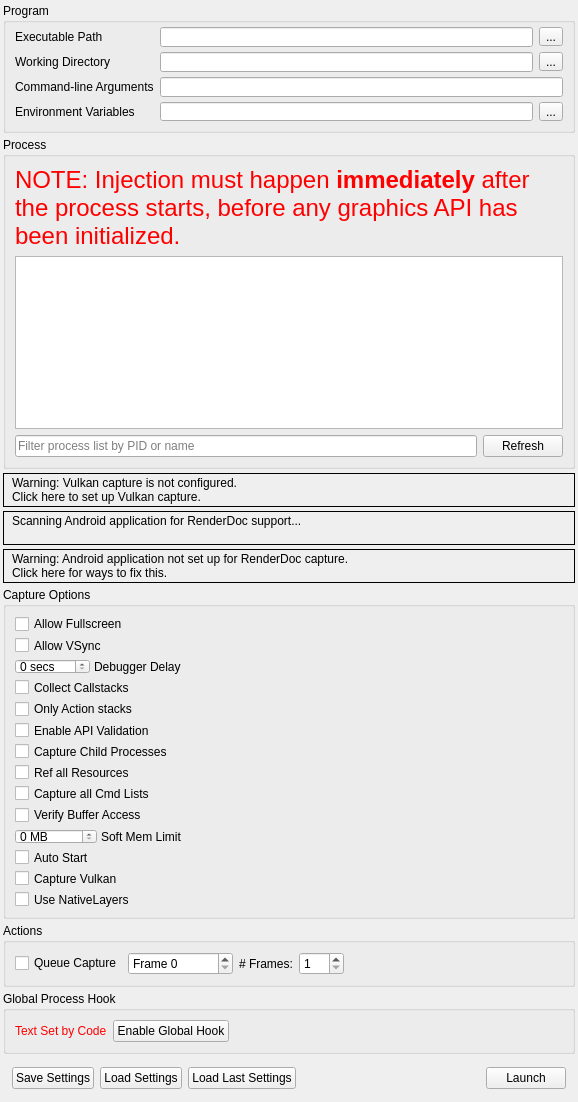
<?xml version="1.0" encoding="UTF-8"?>
<ui version="4.0">
 <class>CaptureDialog</class>
 <widget class="QFrame" name="CaptureDialog">
  <property name="geometry">
   <rect>
    <x>0</x>
    <y>0</y>
    <width>578</width>
    <height>1025</height>
   </rect>
  </property>
  <property name="windowTitle">
   <string>Launch Application</string>
  </property>
  <layout class="QVBoxLayout" name="verticalLayout">
   <property name="spacing">
    <number>4</number>
   </property>
   <property name="leftMargin">
    <number>3</number>
   </property>
   <property name="topMargin">
    <number>3</number>
   </property>
   <property name="rightMargin">
    <number>3</number>
   </property>
   <property name="bottomMargin">
    <number>3</number>
   </property>
   <item>
    <widget class="QGroupBox" name="exeGroup">
     <property name="sizePolicy">
      <sizepolicy hsizetype="Preferred" vsizetype="Minimum">
       <horstretch>0</horstretch>
       <verstretch>0</verstretch>
      </sizepolicy>
     </property>
     <property name="minimumSize">
      <size>
       <width>250</width>
       <height>130</height>
      </size>
     </property>
     <property name="title">
      <string>Program</string>
     </property>
     <layout class="QGridLayout" name="gridLayout">
      <property name="topMargin">
       <number>4</number>
      </property>
      <item row="0" column="0">
       <widget class="QLabel" name="exePathLabel">
        <property name="toolTip">
         <string>Browse for an executable file</string>
        </property>
        <property name="text">
         <string>Executable Path</string>
        </property>
       </widget>
      </item>
      <item row="0" column="2">
       <widget class="RDLineEdit" name="exePath">
        <property name="minimumSize">
         <size>
          <width>0</width>
          <height>20</height>
         </size>
        </property>
        <property name="toolTip">
         <string>Browse for an executable file</string>
        </property>
       </widget>
      </item>
      <item row="0" column="3">
       <widget class="QToolButton" name="exePathBrowse">
        <property name="toolTip">
         <string>Browse for an executable file</string>
        </property>
        <property name="text">
         <string>...</string>
        </property>
       </widget>
      </item>
      <item row="1" column="0">
       <widget class="QLabel" name="workDirLabel">
        <property name="toolTip">
         <string>Browse for a working directory</string>
        </property>
        <property name="text">
         <string>Working Directory</string>
        </property>
       </widget>
      </item>
      <item row="1" column="2">
       <widget class="RDLineEdit" name="workDirPath">
        <property name="minimumSize">
         <size>
          <width>0</width>
          <height>20</height>
         </size>
        </property>
        <property name="toolTip">
         <string>Browse for a working directory</string>
        </property>
       </widget>
      </item>
      <item row="1" column="3">
       <widget class="QToolButton" name="workDirBrowse">
        <property name="toolTip">
         <string>Browse for a working directory</string>
        </property>
        <property name="text">
         <string>...</string>
        </property>
       </widget>
      </item>
      <item row="2" column="0">
       <widget class="QLabel" name="cmdLineLabel">
        <property name="toolTip">
         <string>The command-line that will be passed to the executable on launch</string>
        </property>
        <property name="text">
         <string>Command-line Arguments</string>
        </property>
       </widget>
      </item>
      <item row="2" column="2" colspan="2">
       <widget class="RDLineEdit" name="cmdline">
        <property name="minimumSize">
         <size>
          <width>0</width>
          <height>20</height>
         </size>
        </property>
        <property name="toolTip">
         <string>The command-line that will be passed to the executable on launch</string>
        </property>
       </widget>
      </item>
      <item row="3" column="0">
       <widget class="QLabel" name="envVarLabel">
        <property name="toolTip">
         <string>The environment variables for the executable</string>
        </property>
        <property name="text">
         <string>Environment Variables</string>
        </property>
       </widget>
      </item>
      <item row="3" column="2">
       <widget class="QLineEdit" name="envVar">
        <property name="toolTip">
         <string>The environment variables for the executable</string>
        </property>
        <property name="readOnly">
         <bool>true</bool>
        </property>
       </widget>
      </item>
      <item row="3" column="3">
       <widget class="QToolButton" name="envVarEdit">
        <property name="toolTip">
         <string>The environment variables for the executable</string>
        </property>
        <property name="text">
         <string>...</string>
        </property>
       </widget>
      </item>
     </layout>
    </widget>
   </item>
   <item>
    <widget class="QGroupBox" name="injectGroup">
     <property name="sizePolicy">
      <sizepolicy hsizetype="Preferred" vsizetype="Expanding">
       <horstretch>0</horstretch>
       <verstretch>100</verstretch>
      </sizepolicy>
     </property>
     <property name="minimumSize">
      <size>
       <width>250</width>
       <height>260</height>
      </size>
     </property>
     <property name="title">
      <string>Process</string>
     </property>
     <layout class="QGridLayout" name="gridLayout_2">
      <item row="0" column="0" colspan="2">
       <widget class="QLabel" name="processWarning">
        <property name="palette">
         <palette>
          <active>
           <colorrole role="WindowText">
            <brush brushstyle="SolidPattern">
             <color alpha="255">
              <red>255</red>
              <green>0</green>
              <blue>0</blue>
             </color>
            </brush>
           </colorrole>
          </active>
          <inactive>
           <colorrole role="WindowText">
            <brush brushstyle="SolidPattern">
             <color alpha="255">
              <red>255</red>
              <green>0</green>
              <blue>0</blue>
             </color>
            </brush>
           </colorrole>
          </inactive>
          <disabled>
           <colorrole role="WindowText">
            <brush brushstyle="SolidPattern">
             <color alpha="255">
              <red>106</red>
              <green>104</green>
              <blue>100</blue>
             </color>
            </brush>
           </colorrole>
          </disabled>
         </palette>
        </property>
        <property name="font">
         <font>
          <pointsize>18</pointsize>
         </font>
        </property>
        <property name="text">
         <string>NOTE: Injection must happen &lt;b&gt;immediately&lt;/b&gt; after the process starts, before any graphics API has been initialized.</string>
        </property>
        <property name="wordWrap">
         <bool>true</bool>
        </property>
       </widget>
      </item>
      <item row="1" column="0" colspan="2">
       <widget class="QTreeView" name="processList">
        <property name="sizePolicy">
         <sizepolicy hsizetype="Preferred" vsizetype="Expanding">
          <horstretch>0</horstretch>
          <verstretch>0</verstretch>
         </sizepolicy>
        </property>
        <property name="minimumSize">
         <size>
          <width>0</width>
          <height>100</height>
         </size>
        </property>
        <property name="editTriggers">
         <set>QAbstractItemView::NoEditTriggers</set>
        </property>
        <property name="indentation">
         <number>0</number>
        </property>
        <property name="rootIsDecorated">
         <bool>false</bool>
        </property>
        <property name="itemsExpandable">
         <bool>false</bool>
        </property>
        <property name="sortingEnabled">
         <bool>true</bool>
        </property>
       </widget>
      </item>
      <item row="2" column="0">
       <widget class="QLineEdit" name="processFilter">
        <property name="placeholderText">
         <string>Filter process list by PID or name</string>
        </property>
       </widget>
      </item>
      <item row="2" column="1">
       <widget class="QPushButton" name="processRefesh">
        <property name="text">
         <string>Refresh</string>
        </property>
       </widget>
      </item>
     </layout>
    </widget>
   </item>
   <item>
    <widget class="RDLabel" name="vulkanLayerWarn">
     <property name="cursor">
      <cursorShape>PointingHandCursor</cursorShape>
     </property>
     <property name="frameShape">
      <enum>QFrame::Box</enum>
     </property>
     <property name="text">
      <string>&lt;html&gt;&lt;head/&gt;&lt;body&gt;&lt;table&gt;&lt;tr&gt;&lt;td valign=&quot;middle&quot;&gt;&lt;img width=&quot;16&quot; src=&quot;:/information.png&quot;/&gt;&lt;/td&gt;&lt;td&gt;&lt;p&gt;Warning: Vulkan capture is not configured.&lt;br/&gt;Click here to set up Vulkan capture.&lt;/p&gt;&lt;/td&gt;&lt;/tr&gt;&lt;/table&gt;&lt;/body&gt;&lt;/html&gt;</string>
     </property>
     <property name="textFormat">
      <enum>Qt::RichText</enum>
     </property>
     <property name="margin">
      <number>3</number>
     </property>
    </widget>
   </item>
   <item>
    <widget class="RDLabel" name="androidScan">
     <property name="cursor">
      <cursorShape>PointingHandCursor</cursorShape>
     </property>
     <property name="frameShape">
      <enum>QFrame::Box</enum>
     </property>
     <property name="text">
      <string>&lt;html&gt;&lt;head/&gt;&lt;body&gt;&lt;table&gt;&lt;tr&gt;&lt;td valign=&quot;middle&quot;&gt;&lt;img width=&quot;16&quot; src=&quot;:/information.png&quot;/&gt;&lt;/td&gt;&lt;td valign=&quot;middle&quot;&gt;&lt;p&gt;Scanning Android application for RenderDoc support...&lt;br/&gt;&lt;/p&gt;&lt;/td&gt;&lt;/tr&gt;&lt;/table&gt;&lt;/body&gt;&lt;/html&gt;</string>
     </property>
     <property name="textFormat">
      <enum>Qt::RichText</enum>
     </property>
     <property name="margin">
      <number>3</number>
     </property>
    </widget>
   </item>
   <item>
    <widget class="RDLabel" name="androidWarn">
     <property name="cursor">
      <cursorShape>PointingHandCursor</cursorShape>
     </property>
     <property name="frameShape">
      <enum>QFrame::Box</enum>
     </property>
     <property name="text">
      <string>&lt;html&gt;&lt;head/&gt;&lt;body&gt;&lt;table&gt;&lt;tr&gt;&lt;td valign=&quot;middle&quot;&gt;&lt;img width=&quot;16&quot; src=&quot;:/information.png&quot;/&gt;&lt;/td&gt;&lt;td&gt;&lt;p&gt;Warning: Android application not set up for RenderDoc capture.&lt;br/&gt;Click here for ways to fix this.&lt;/p&gt;&lt;/td&gt;&lt;/tr&gt;&lt;/table&gt;&lt;/body&gt;&lt;/html&gt;</string>
     </property>
     <property name="textFormat">
      <enum>Qt::RichText</enum>
     </property>
     <property name="margin">
      <number>3</number>
     </property>
    </widget>
   </item>
   <item>
    <widget class="QGroupBox" name="optionsGroup">
     <property name="sizePolicy">
      <sizepolicy hsizetype="Preferred" vsizetype="Minimum">
       <horstretch>0</horstretch>
       <verstretch>0</verstretch>
      </sizepolicy>
     </property>
     <property name="title">
      <string>Capture Options</string>
     </property>
     <layout class="QVBoxLayout" name="verticalLayout_2">
      <item>
       <widget class="QCheckBox" name="AllowFullscreen">
        <property name="toolTip">
         <string>Allows the application to switch to full-screen mode</string>
        </property>
        <property name="text">
         <string>Allow Fullscreen</string>
        </property>
       </widget>
      </item>
      <item>
       <widget class="QCheckBox" name="AllowVSync">
        <property name="toolTip">
         <string>Allows the application to enable v-sync</string>
        </property>
        <property name="text">
         <string>Allow VSync</string>
        </property>
       </widget>
      </item>
      <item>
       <widget class="QFrame" name="DebuggerDelayFrame">
        <property name="sizePolicy">
         <sizepolicy hsizetype="Fixed" vsizetype="Preferred">
          <horstretch>0</horstretch>
          <verstretch>0</verstretch>
         </sizepolicy>
        </property>
        <property name="frameShape">
         <enum>QFrame::NoFrame</enum>
        </property>
        <property name="frameShadow">
         <enum>QFrame::Plain</enum>
        </property>
        <layout class="QHBoxLayout" name="horizontalLayout_3">
         <property name="spacing">
          <number>4</number>
         </property>
         <property name="leftMargin">
          <number>0</number>
         </property>
         <property name="topMargin">
          <number>0</number>
         </property>
         <property name="rightMargin">
          <number>0</number>
         </property>
         <property name="bottomMargin">
          <number>0</number>
         </property>
         <item>
          <widget class="QDoubleSpinBox" name="DelayForDebugger">
           <property name="sizePolicy">
            <sizepolicy hsizetype="Minimum" vsizetype="Fixed">
             <horstretch>0</horstretch>
             <verstretch>0</verstretch>
            </sizepolicy>
           </property>
           <property name="minimumSize">
            <size>
             <width>40</width>
             <height>0</height>
            </size>
           </property>
           <property name="toolTip">
            <string>Pauses for N seconds after launching the process, to allow a debugger to attach</string>
           </property>
           <property name="suffix">
            <string comment="seconds"> secs</string>
           </property>
           <property name="decimals">
            <number>0</number>
           </property>
           <property name="maximum">
            <double>120.000000000000000</double>
           </property>
           <property name="value">
            <double>0.000000000000000</double>
           </property>
          </widget>
         </item>
         <item>
          <widget class="QLabel" name="DebuggerDelayLabel">
           <property name="sizePolicy">
            <sizepolicy hsizetype="Fixed" vsizetype="Preferred">
             <horstretch>0</horstretch>
             <verstretch>0</verstretch>
            </sizepolicy>
           </property>
           <property name="toolTip">
            <string>Pauses for N seconds after launching the process, to allow a debugger to attach</string>
           </property>
           <property name="text">
            <string>Debugger Delay</string>
           </property>
          </widget>
         </item>
        </layout>
       </widget>
      </item>
      <item>
       <widget class="QCheckBox" name="CaptureCallstacks">
        <property name="toolTip">
         <string>Collect a callstack on every API call</string>
        </property>
        <property name="text">
         <string>Collect Callstacks</string>
        </property>
       </widget>
      </item>
      <item>
       <widget class="QCheckBox" name="CaptureCallstacksOnlyActions">
        <property name="toolTip">
         <string>Only collect callstacks on actions (draws, dispatches, clears, copies, etc)</string>
        </property>
        <property name="text">
         <string>Only Action stacks</string>
        </property>
       </widget>
      </item>
      <item>
       <widget class="QCheckBox" name="APIValidation">
        <property name="toolTip">
         <string>Initialise the graphics API with built-in validation enabled - allows capturing and reading of errors and warnings generated by the API's own debugging system</string>
        </property>
        <property name="text">
         <string>Enable API Validation</string>
        </property>
       </widget>
      </item>
      <item>
       <widget class="QCheckBox" name="HookIntoChildren">
        <property name="toolTip">
         <string>Hook into child processes - useful with launchers or similar intermediate processes</string>
        </property>
        <property name="text">
         <string>Capture Child Processes</string>
        </property>
       </widget>
      </item>
      <item>
       <widget class="QCheckBox" name="RefAllResources">
        <property name="toolTip">
         <string>Consider all resources to be included, even if unused in the capture frame</string>
        </property>
        <property name="text">
         <string>Ref all Resources</string>
        </property>
       </widget>
      </item>
      <item>
       <widget class="QCheckBox" name="CaptureAllCmdLists">
        <property name="toolTip">
         <string>When enabled, all deferred command lists will be saved even while idling. This has an overhead but ensures if you hold onto a list it will be captured.</string>
        </property>
        <property name="text">
         <string>Capture all Cmd Lists</string>
        </property>
       </widget>
      </item>
      <item>
       <widget class="QCheckBox" name="VerifyBufferAccess">
        <property name="toolTip">
         <string>When enabled, verify some buffer access on OpenGL and D3D11. This initialises buffers with undefined contents on creation to 0xdddddddd instead of 0x0, and verifies that Map() bounds are not overrun.</string>
        </property>
        <property name="text">
         <string>Verify Buffer Access</string>
        </property>
       </widget>
      </item>
      <item>
       <widget class="QFrame" name="SoftMemoryLimitFrame">
        <property name="sizePolicy">
         <sizepolicy hsizetype="Fixed" vsizetype="Preferred">
          <horstretch>0</horstretch>
          <verstretch>0</verstretch>
         </sizepolicy>
        </property>
        <property name="frameShape">
         <enum>QFrame::NoFrame</enum>
        </property>
        <property name="frameShadow">
         <enum>QFrame::Plain</enum>
        </property>
        <layout class="QHBoxLayout" name="SoftMemoryLimitLayout">
         <property name="spacing">
          <number>4</number>
         </property>
         <property name="leftMargin">
          <number>0</number>
         </property>
         <property name="topMargin">
          <number>0</number>
         </property>
         <property name="rightMargin">
          <number>0</number>
         </property>
         <property name="bottomMargin">
          <number>0</number>
         </property>
         <item>
          <widget class="QDoubleSpinBox" name="SoftMemoryLimit">
           <property name="sizePolicy">
            <sizepolicy hsizetype="Minimum" vsizetype="Fixed">
             <horstretch>0</horstretch>
             <verstretch>0</verstretch>
            </sizepolicy>
           </property>
           <property name="minimumSize">
            <size>
             <width>40</width>
             <height>0</height>
            </size>
           </property>
           <property name="toolTip">
            <string>Specifies a soft memory limit which some APIs may use to limit graphics memory use and use disk space instead for storing temporary data.</string>
           </property>
           <property name="suffix">
            <string comment="seconds"> MB</string>
           </property>
           <property name="decimals">
            <number>0</number>
           </property>
           <property name="maximum">
            <double>99999.000000000000000</double>
           </property>
           <property name="value">
            <double>0.000000000000000</double>
           </property>
          </widget>
         </item>
         <item>
          <widget class="QLabel" name="SoftMemoryLimitLabel">
           <property name="sizePolicy">
            <sizepolicy hsizetype="Fixed" vsizetype="Preferred">
             <horstretch>0</horstretch>
             <verstretch>0</verstretch>
            </sizepolicy>
           </property>
           <property name="toolTip">
            <string>Specifies a soft memory limit which some APIs may use to limit graphics memory use and use disk space instead for storing temporary data.</string>
           </property>
           <property name="text">
            <string>Soft Mem Limit</string>
           </property>
          </widget>
         </item>
        </layout>
       </widget>
      </item>
      <item>
       <widget class="QCheckBox" name="AutoStart">
        <property name="toolTip">
         <string>If these capture settings are saved &amp; run, auto start the capture instantly on load</string>
        </property>
        <property name="text">
         <string>Auto Start</string>
        </property>
       </widget>
      </item>
      <item>
       <widget class="QCheckBox" name="CaptureVulkan">
        <property name="toolTip">
         <string>Capture Vulkan</string>
        </property>
        <property name="text">
         <string>Capture Vulkan</string>
        </property>
       </widget>
      </item>
      <item>
       <widget class="QCheckBox" name="UseNativeLayers">
        <property name="toolTip">
         <string>Use NativeLayers</string>
        </property>
        <property name="text">
         <string>Use NativeLayers</string>
        </property>
       </widget>
      </item>
     </layout>
    </widget>
   </item>
   <item>
    <widget class="QGroupBox" name="actionGroup">
     <property name="sizePolicy">
      <sizepolicy hsizetype="Preferred" vsizetype="Minimum">
       <horstretch>0</horstretch>
       <verstretch>0</verstretch>
      </sizepolicy>
     </property>
     <property name="title">
      <string>Actions</string>
     </property>
     <layout class="QHBoxLayout" name="horizontalLayout_5">
      <item>
       <widget class="QCheckBox" name="queueFrameCap">
        <property name="text">
         <string>Queue Capture</string>
        </property>
       </widget>
      </item>
      <item>
       <widget class="QDoubleSpinBox" name="queuedFrame">
        <property name="sizePolicy">
         <sizepolicy hsizetype="Fixed" vsizetype="Fixed">
          <horstretch>0</horstretch>
          <verstretch>0</verstretch>
         </sizepolicy>
        </property>
        <property name="prefix">
         <string comment="Frame number" extracomment="To Capture">Frame </string>
        </property>
        <property name="suffix">
         <string/>
        </property>
        <property name="decimals">
         <number>0</number>
        </property>
        <property name="minimum">
         <double>0.000000000000000</double>
        </property>
        <property name="maximum">
         <double>4294967296.000000000000000</double>
        </property>
       </widget>
      </item>
      <item>
       <widget class="QLabel" name="numFramesLabel">
        <property name="sizePolicy">
         <sizepolicy hsizetype="Preferred" vsizetype="Preferred">
          <horstretch>0</horstretch>
          <verstretch>0</verstretch>
         </sizepolicy>
        </property>
        <property name="text">
         <string># Frames:</string>
        </property>
       </widget>
      </item>
      <item>
       <widget class="QDoubleSpinBox" name="numFrames">
        <property name="minimumSize">
         <size>
          <width>45</width>
          <height>0</height>
         </size>
        </property>
        <property name="decimals">
         <number>0</number>
        </property>
        <property name="minimum">
         <double>1.000000000000000</double>
        </property>
        <property name="maximum">
         <double>10.000000000000000</double>
        </property>
       </widget>
      </item>
      <item>
       <spacer name="ActionsSpacer">
        <property name="orientation">
         <enum>Qt::Horizontal</enum>
        </property>
        <property name="sizeHint" stdset="0">
         <size>
          <width>596</width>
          <height>20</height>
         </size>
        </property>
       </spacer>
      </item>
     </layout>
    </widget>
   </item>
   <item>
    <widget class="QGroupBox" name="globalGroup">
     <property name="sizePolicy">
      <sizepolicy hsizetype="Preferred" vsizetype="Minimum">
       <horstretch>0</horstretch>
       <verstretch>0</verstretch>
      </sizepolicy>
     </property>
     <property name="title">
      <string>Global Process Hook</string>
     </property>
     <layout class="QHBoxLayout" name="horizontalLayout_2">
      <item>
       <widget class="QLabel" name="globalLabel">
        <property name="palette">
         <palette>
          <active>
           <colorrole role="WindowText">
            <brush brushstyle="SolidPattern">
             <color alpha="255">
              <red>255</red>
              <green>0</green>
              <blue>0</blue>
             </color>
            </brush>
           </colorrole>
          </active>
          <inactive>
           <colorrole role="WindowText">
            <brush brushstyle="SolidPattern">
             <color alpha="255">
              <red>255</red>
              <green>0</green>
              <blue>0</blue>
             </color>
            </brush>
           </colorrole>
          </inactive>
          <disabled>
           <colorrole role="WindowText">
            <brush brushstyle="SolidPattern">
             <color alpha="255">
              <red>106</red>
              <green>104</green>
              <blue>100</blue>
             </color>
            </brush>
           </colorrole>
          </disabled>
         </palette>
        </property>
        <property name="text">
         <string>Text Set by Code</string>
        </property>
       </widget>
      </item>
      <item>
       <widget class="QPushButton" name="toggleGlobal">
        <property name="text">
         <string>Enable Global Hook</string>
        </property>
        <property name="checkable">
         <bool>true</bool>
        </property>
        <property name="checked">
         <bool>false</bool>
        </property>
       </widget>
      </item>
      <item>
       <spacer name="globalSpacer">
        <property name="orientation">
         <enum>Qt::Horizontal</enum>
        </property>
        <property name="sizeHint" stdset="0">
         <size>
          <width>587</width>
          <height>20</height>
         </size>
        </property>
       </spacer>
      </item>
     </layout>
    </widget>
   </item>
   <item>
    <widget class="QFrame" name="buttonsFrame">
     <property name="sizePolicy">
      <sizepolicy hsizetype="Preferred" vsizetype="Minimum">
       <horstretch>0</horstretch>
       <verstretch>0</verstretch>
      </sizepolicy>
     </property>
     <property name="frameShape">
      <enum>QFrame::NoFrame</enum>
     </property>
     <property name="frameShadow">
      <enum>QFrame::Plain</enum>
     </property>
     <layout class="QHBoxLayout" name="horizontalLayout">
      <item>
       <widget class="QPushButton" name="saveSettings">
        <property name="toolTip">
         <string>Save these capture settings to file to load later</string>
        </property>
        <property name="text">
         <string>Save Settings</string>
        </property>
       </widget>
      </item>
      <item>
       <widget class="QPushButton" name="loadSettings">
        <property name="sizePolicy">
         <sizepolicy hsizetype="Minimum" vsizetype="Fixed">
          <horstretch>0</horstretch>
          <verstretch>0</verstretch>
         </sizepolicy>
        </property>
        <property name="toolTip">
         <string>Load a saved set of capture settings</string>
        </property>
        <property name="text">
         <string>Load Settings</string>
        </property>
       </widget>
      </item>
      <item>
       <widget class="QPushButton" name="loadLastCapture">
        <property name="sizePolicy">
         <sizepolicy hsizetype="Minimum" vsizetype="Fixed">
          <horstretch>0</horstretch>
          <verstretch>0</verstretch>
         </sizepolicy>
        </property>
        <property name="toolTip">
         <string>Load the most recently used capture settings</string>
        </property>
        <property name="text">
         <string>Load Last Settings</string>
        </property>
       </widget>
      </item>
      <item>
       <spacer name="buttonsSpace">
        <property name="orientation">
         <enum>Qt::Horizontal</enum>
        </property>
        <property name="sizeType">
         <enum>QSizePolicy::Expanding</enum>
        </property>
        <property name="sizeHint" stdset="0">
         <size>
          <width>556</width>
          <height>20</height>
         </size>
        </property>
       </spacer>
      </item>
      <item>
       <widget class="QPushButton" name="launch">
        <property name="toolTip">
         <string>Launch the selected program with RenderDoc enabled for capture</string>
        </property>
        <property name="text">
         <string>Launch</string>
        </property>
       </widget>
      </item>
     </layout>
    </widget>
   </item>
   <item>
    <spacer name="topVerticalSpacer">
     <property name="orientation">
      <enum>Qt::Vertical</enum>
     </property>
     <property name="sizeHint" stdset="0">
      <size>
       <width>0</width>
       <height>0</height>
      </size>
     </property>
    </spacer>
   </item>
  </layout>
 </widget>
 <customwidgets>
  <customwidget>
   <class>RDLabel</class>
   <extends>QLabel</extends>
   <header>Widgets/Extended/RDLabel.h</header>
  </customwidget>
  <customwidget>
   <class>RDLineEdit</class>
   <extends>QLineEdit</extends>
   <header>Widgets/Extended/RDLineEdit.h</header>
  </customwidget>
 </customwidgets>
 <resources/>
 <connections/>
</ui>
